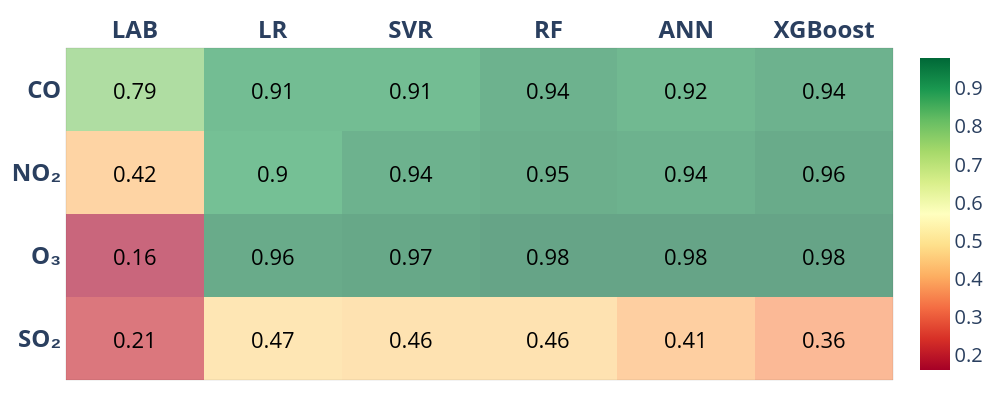

The code cell stored with this chart in its notebook:
### Code cell
#!pip install -U kaleido
import plotly.graph_objects as go
from functools import reduce
from itertools import product

z=[[Pearson_lab_SO2,Pearson_lr_SO2 , Pearson_svr_SO2, Pearson_rf_SO2,Pearson_ann_SO2,Pearson_xgb_SO2],
  [Pearson_lab_O3,Pearson_lr_O3 , Pearson_svr_O3, Pearson_rf_O3, Pearson_ann_O3,Pearson_xgb_O3],
  [Pearson_lab_NO2,Pearson_lr_NO2 , Pearson_svr_NO2, Pearson_rf_NO2, Pearson_ann_NO2,Pearson_xgb_NO2],
  [Pearson_lab_CO,Pearson_lr_CO , Pearson_svr_CO, Pearson_rf_CO, Pearson_ann_CO,Pearson_xgb_CO]]
x=['<b>LAB</b>', '<b>LR</b>', '<b>SVR</b>', '<b>RF</b>', '<b>ANN</b>','<b>XGBoost</b>']
y=['<b>SO2</b>'.translate(subscript), '<b>O3</b>'.translate(subscript), 
   '<b>NO2</b>'.translate(subscript),'<b>CO</b>'.translate(subscript)]

def get_anno_text(z_value):
    annotations=[]
    a, b = len(z_value), len(z_value[0])
    flat_z = reduce(lambda x,y: x+y, z_value) # z_value.flat if you deal with numpy
    coords = product(range(a), range(b))
    for pos, elem in zip(coords, flat_z):
        annotations.append({'font': {'color': 'black'},
                    'showarrow': False,
                    'text': str(elem),
                    'x': pos[1],
                    'y': pos[0],
                        'font.size':22   })
    return annotations

fig = go.Figure(data=go.Heatmap(
                   z=z,
                   x=x,
                   y=y,
                   hoverongaps = True, colorscale ='RdYlGn',
    opacity=0.6,colorbar=dict(tickfont=dict(size=20)) ))#matter#

fig.update_layout(title={'text': "",
        'y':0.8,
        'x':0.5,
        'xanchor': 'center',
        'yanchor': 'top'},
           plot_bgcolor='rgba(0,0,0,0)',       
    annotations = get_anno_text(z),
                 width=1000,
height=400,xaxis={'side': 'top'},margin=dict(l=20, r=20, t=20, b=20))

fig.update_xaxes(tickfont = dict(size=24),linewidth=0.1, linecolor='black',
    
                 mirror=True)
fig.update_yaxes(tickfont = dict(size=24),linewidth=0.1, linecolor='black',
        
                 mirror=True)
fig.write_image("table2a.pdf",engine="kaleido")
#plt.savefig("table2a.pdf", format="pdf", bbox_inches="tight")
fig.show()

### Figure 1 — Plotly figure (JSON) as saved in the notebook; plotly's stock layout.template omitted (floating-point values rounded to 4 significant figures)
{"data": [{"colorbar": {"tickfont": {"size": 20}}, "colorscale": [[0, "rgb(165,0,38)"], [0.1, "rgb(215,48,39)"], [0.2, "rgb(244,109,67)"], [0.3, "rgb(253,174,97)"], [0.4, "rgb(254,224,139)"], [0.5, "rgb(255,255,191)"], [0.6, "rgb(217,239,139)"], [0.7, "rgb(166,217,106)"], [0.8, "rgb(102,189,99)"], [0.9, "rgb(26,152,80)"], [1, "rgb(0,104,55)"]], "hoverongaps": true, "opacity": 0.6, "type": "heatmap", "x": ["<b>LAB</b>", "<b>LR</b>", "<b>SVR</b>", "<b>RF</b>", "<b>ANN</b>", "<b>XGBoost</b>"], "y": ["<b>SO₂</b>", "<b>O₃</b>", "<b>NO₂</b>", "<b>CO</b>"], "z": [[0.21, 0.47, 0.46, 0.46, 0.41, 0.36], [0.16, 0.96, 0.97, 0.98, 0.98, 0.98], [0.42, 0.9, 0.94, 0.95, 0.94, 0.96], [0.79, 0.91, 0.91, 0.94, 0.92, 0.94]]}], "layout": {"annotations": [{"font": {"color": "black", "size": 22}, "showarrow": false, "text": "0.21", "x": 0, "y": 0}, {"font": {"color": "black", "size": 22}, "showarrow": false, "text": "0.47", "x": 1, "y": 0}, {"font": {"color": "black", "size": 22}, "showarrow": false, "text": "0.46", "x": 2, "y": 0}, {"font": {"color": "black", "size": 22}, "showarrow": false, "text": "0.46", "x": 3, "y": 0}, {"font": {"color": "black", "size": 22}, "showarrow": false, "text": "0.41", "x": 4, "y": 0}, {"font": {"color": "black", "size": 22}, "showarrow": false, "text": "0.36", "x": 5, "y": 0}, {"font": {"color": "black", "size": 22}, "showarrow": false, "text": "0.16", "x": 0, "y": 1}, {"font": {"color": "black", "size": 22}, "showarrow": false, "text": "0.96", "x": 1, "y": 1}, {"font": {"color": "black", "size": 22}, "showarrow": false, "text": "0.97", "x": 2, "y": 1}, {"font": {"color": "black", "size": 22}, "showarrow": false, "text": "0.98", "x": 3, "y": 1}, {"font": {"color": "black", "size": 22}, "showarrow": false, "text": "0.98", "x": 4, "y": 1}, {"font": {"color": "black", "size": 22}, "showarrow": false, "text": "0.98", "x": 5, "y": 1}, {"font": {"color": "black", "size": 22}, "showarrow": false, "text": "0.42", "x": 0, "y": 2}, {"font": {"color": "black", "size": 22}, "showarrow": false, "text": "0.9", "x": 1, "y": 2}, {"font": {"color": "black", "size": 22}, "showarrow": false, "text": "0.94", "x": 2, "y": 2}, {"font": {"color": "black", "size": 22}, "showarrow": false, "text": "0.95", "x": 3, "y": 2}, {"font": {"color": "black", "size": 22}, "showarrow": false, "text": "0.94", "x": 4, "y": 2}, {"font": {"color": "black", "size": 22}, "showarrow": false, "text": "0.96", "x": 5, "y": 2}, {"font": {"color": "black", "size": 22}, "showarrow": false, "text": "0.79", "x": 0, "y": 3}, {"font": {"color": "black", "size": 22}, "showarrow": false, "text": "0.91", "x": 1, "y": 3}, {"font": {"color": "black", "size": 22}, "showarrow": false, "text": "0.91", "x": 2, "y": 3}, {"font": {"color": "black", "size": 22}, "showarrow": false, "text": "0.94", "x": 3, "y": 3}, {"font": {"color": "black", "size": 22}, "showarrow": false, "text": "0.92", "x": 4, "y": 3}, {"font": {"color": "black", "size": 22}, "showarrow": false, "text": "0.94", "x": 5, "y": 3}], "height": 400, "margin": {"b": 20, "l": 20, "r": 20, "t": 20}, "plot_bgcolor": "rgba(0,0,0,0)", "title": {"text": "", "x": 0.5, "xanchor": "center", "y": 0.8, "yanchor": "top"}, "width": 1000, "xaxis": {"linecolor": "black", "linewidth": 0.1, "mirror": true, "side": "top", "tickfont": {"size": 24}}, "yaxis": {"linecolor": "black", "linewidth": 0.1, "mirror": true, "tickfont": {"size": 24}}}}
